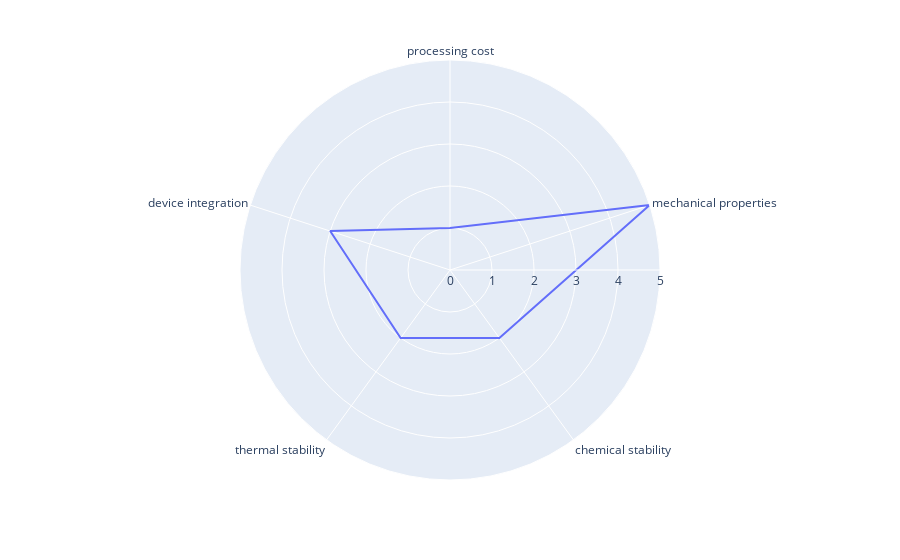

The notebook cell this image was saved under:
### Code cell
fig.show()

### Figure 1 — Plotly figure (JSON) as saved in the notebook; plotly's stock layout.template omitted (floating-point values rounded to 4 significant figures)
{"data": [{"hovertemplate": "r=%{r}<br>theta=%{theta}<extra></extra>", "legendgroup": "", "line": {"color": "#636efa", "dash": "solid"}, "marker": {"symbol": "circle"}, "mode": "lines", "name": "", "r": [1, 5, 2, 2, 3, 1], "showlegend": false, "subplot": "polar", "theta": ["processing cost", "mechanical properties", "chemical stability", "thermal stability", "device integration", "processing cost"], "type": "scatterpolar"}], "layout": {"legend": {"tracegroupgap": 0}, "margin": {"t": 60}, "polar": {"angularaxis": {"direction": "clockwise", "rotation": 90}, "domain": {"x": [0, 1], "y": [0, 1]}}}}
